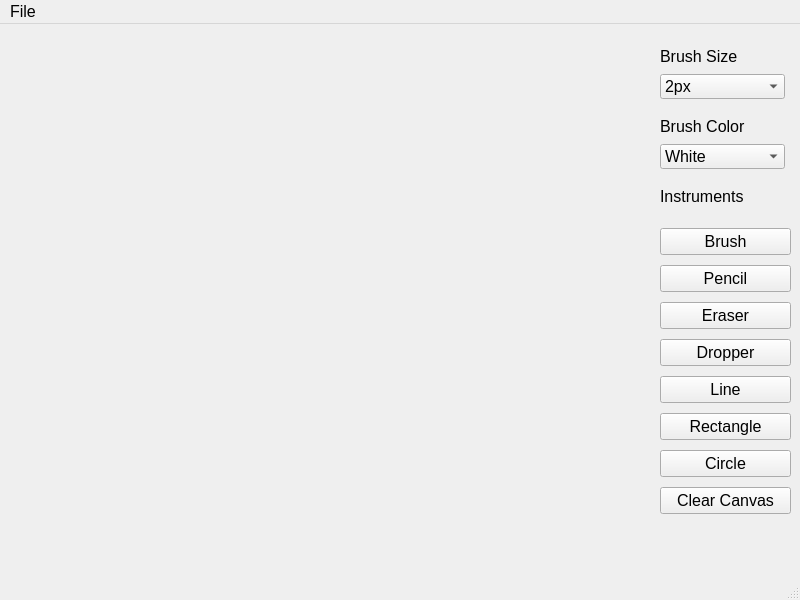
<?xml version="1.0" encoding="UTF-8"?>
<ui version="4.0">
 <class>PaintWindow</class>
 <widget class="QMainWindow" name="PaintWindow">
  <property name="geometry">
   <rect>
    <x>0</x>
    <y>0</y>
    <width>800</width>
    <height>600</height>
   </rect>
  </property>
  <property name="windowTitle">
   <string>MainWindow</string>
  </property>
  <widget class="QWidget" name="centralwidget">
   <widget class="QComboBox" name="comboBox_BrushSize">
    <property name="geometry">
     <rect>
      <x>660</x>
      <y>50</y>
      <width>125</width>
      <height>25</height>
     </rect>
    </property>
    <property name="font">
     <font>
      <pointsize>12</pointsize>
     </font>
    </property>
    <item>
     <property name="text">
      <string>2px</string>
     </property>
    </item>
    <item>
     <property name="text">
      <string>4px</string>
     </property>
    </item>
    <item>
     <property name="text">
      <string>8px</string>
     </property>
    </item>
    <item>
     <property name="text">
      <string>12px</string>
     </property>
    </item>
    <item>
     <property name="text">
      <string>16px</string>
     </property>
    </item>
    <item>
     <property name="text">
      <string>32px</string>
     </property>
    </item>
   </widget>
   <widget class="QComboBox" name="comboBox_BrushColor">
    <property name="geometry">
     <rect>
      <x>660</x>
      <y>120</y>
      <width>125</width>
      <height>25</height>
     </rect>
    </property>
    <property name="font">
     <font>
      <pointsize>12</pointsize>
     </font>
    </property>
    <item>
     <property name="text">
      <string>White</string>
     </property>
    </item>
    <item>
     <property name="text">
      <string>Black</string>
     </property>
    </item>
    <item>
     <property name="text">
      <string>Dark Gray</string>
     </property>
    </item>
    <item>
     <property name="text">
      <string>Gray</string>
     </property>
    </item>
    <item>
     <property name="text">
      <string>Light Gray</string>
     </property>
    </item>
    <item>
     <property name="text">
      <string>Red</string>
     </property>
    </item>
    <item>
     <property name="text">
      <string>Green</string>
     </property>
    </item>
    <item>
     <property name="text">
      <string>Blue</string>
     </property>
    </item>
    <item>
     <property name="text">
      <string>Cyan</string>
     </property>
    </item>
    <item>
     <property name="text">
      <string>Magenta</string>
     </property>
    </item>
    <item>
     <property name="text">
      <string>Yellow</string>
     </property>
    </item>
    <item>
     <property name="text">
      <string>Dark Red</string>
     </property>
    </item>
    <item>
     <property name="text">
      <string>Dark Green</string>
     </property>
    </item>
    <item>
     <property name="text">
      <string>Dark Blue</string>
     </property>
    </item>
    <item>
     <property name="text">
      <string>Dark Cyan</string>
     </property>
    </item>
    <item>
     <property name="text">
      <string>Dark Magenta</string>
     </property>
    </item>
    <item>
     <property name="text">
      <string>Dark Yellow</string>
     </property>
    </item>
   </widget>
   <widget class="QLabel" name="label_BrushSize">
    <property name="geometry">
     <rect>
      <x>660</x>
      <y>20</y>
      <width>100</width>
      <height>25</height>
     </rect>
    </property>
    <property name="font">
     <font>
      <pointsize>12</pointsize>
     </font>
    </property>
    <property name="text">
     <string>Brush Size</string>
    </property>
   </widget>
   <widget class="QLabel" name="label_BrushColor">
    <property name="geometry">
     <rect>
      <x>660</x>
      <y>90</y>
      <width>125</width>
      <height>25</height>
     </rect>
    </property>
    <property name="font">
     <font>
      <pointsize>12</pointsize>
     </font>
    </property>
    <property name="text">
     <string>Brush Color</string>
    </property>
   </widget>
   <widget class="QLabel" name="label_Instruments">
    <property name="geometry">
     <rect>
      <x>660</x>
      <y>160</y>
      <width>125</width>
      <height>25</height>
     </rect>
    </property>
    <property name="font">
     <font>
      <pointsize>12</pointsize>
     </font>
    </property>
    <property name="text">
     <string>Instruments</string>
    </property>
   </widget>
   <widget class="QWidget" name="verticalLayoutWidget">
    <property name="geometry">
     <rect>
      <x>660</x>
      <y>200</y>
      <width>131</width>
      <height>301</height>
     </rect>
    </property>
    <layout class="QVBoxLayout" name="verticalLayout">
     <item>
      <widget class="QPushButton" name="BrushButton">
       <property name="font">
        <font>
         <pointsize>12</pointsize>
        </font>
       </property>
       <property name="text">
        <string>Brush</string>
       </property>
       <property name="icon">
        <iconset resource="resources.qrc">
         <normaloff>:/icons/paint-brush.png</normaloff>:/icons/paint-brush.png</iconset>
       </property>
      </widget>
     </item>
     <item>
      <widget class="QPushButton" name="PenButton">
       <property name="font">
        <font>
         <pointsize>12</pointsize>
        </font>
       </property>
       <property name="text">
        <string>Pencil</string>
       </property>
       <property name="icon">
        <iconset resource="resources.qrc">
         <normaloff>:/icons/pencil.png</normaloff>:/icons/pencil.png</iconset>
       </property>
      </widget>
     </item>
     <item>
      <widget class="QPushButton" name="EraserButton">
       <property name="font">
        <font>
         <pointsize>12</pointsize>
        </font>
       </property>
       <property name="text">
        <string>Eraser</string>
       </property>
       <property name="icon">
        <iconset resource="resources.qrc">
         <normaloff>:/icons/eraser.png</normaloff>:/icons/eraser.png</iconset>
       </property>
      </widget>
     </item>
     <item>
      <widget class="QPushButton" name="DropperButton">
       <property name="font">
        <font>
         <pointsize>12</pointsize>
        </font>
       </property>
       <property name="text">
        <string>Dropper</string>
       </property>
       <property name="icon">
        <iconset resource="resources.qrc">
         <normaloff>:/icons/pipette.png</normaloff>:/icons/pipette.png</iconset>
       </property>
      </widget>
     </item>
     <item>
      <widget class="QPushButton" name="LineButton">
       <property name="font">
        <font>
         <pointsize>12</pointsize>
        </font>
       </property>
       <property name="text">
        <string>Line</string>
       </property>
       <property name="icon">
        <iconset resource="resources.qrc">
         <normaloff>:/icons/line.png</normaloff>:/icons/line.png</iconset>
       </property>
      </widget>
     </item>
     <item>
      <widget class="QPushButton" name="RectangleButton">
       <property name="font">
        <font>
         <pointsize>12</pointsize>
        </font>
       </property>
       <property name="text">
        <string>Rectangle</string>
       </property>
       <property name="icon">
        <iconset resource="resources.qrc">
         <normaloff>:/icons/rectangle.png</normaloff>:/icons/rectangle.png</iconset>
       </property>
      </widget>
     </item>
     <item>
      <widget class="QPushButton" name="CircleButton">
       <property name="font">
        <font>
         <pointsize>12</pointsize>
        </font>
       </property>
       <property name="text">
        <string>Circle</string>
       </property>
       <property name="icon">
        <iconset resource="resources.qrc">
         <normaloff>:/icons/circle.png</normaloff>:/icons/circle.png</iconset>
       </property>
      </widget>
     </item>
     <item>
      <widget class="QPushButton" name="ClearButton">
       <property name="font">
        <font>
         <pointsize>12</pointsize>
        </font>
       </property>
       <property name="text">
        <string>Clear Canvas</string>
       </property>
       <property name="icon">
        <iconset resource="resources.qrc">
         <normaloff>:/icons/clear-mop.png</normaloff>:/icons/clear-mop.png</iconset>
       </property>
      </widget>
     </item>
    </layout>
   </widget>
   <widget class="QLabel" name="label_CurentColor">
    <property name="geometry">
     <rect>
      <x>660</x>
      <y>510</y>
      <width>131</width>
      <height>25</height>
     </rect>
    </property>
    <property name="font">
     <font>
      <pointsize>12</pointsize>
     </font>
    </property>
    <property name="text">
     <string/>
    </property>
   </widget>
  </widget>
  <widget class="QMenuBar" name="menubar">
   <property name="geometry">
    <rect>
     <x>0</x>
     <y>0</y>
     <width>800</width>
     <height>27</height>
    </rect>
   </property>
   <property name="font">
    <font>
     <pointsize>12</pointsize>
    </font>
   </property>
   <widget class="QMenu" name="menuSave">
    <property name="font">
     <font>
      <pointsize>12</pointsize>
     </font>
    </property>
    <property name="title">
     <string>File</string>
    </property>
    <addaction name="actionOpen"/>
    <addaction name="actionSaveImageAs"/>
    <addaction name="actionSave_to_my_files"/>
    <addaction name="actionOpen_from_my_files"/>
   </widget>
   <addaction name="menuSave"/>
  </widget>
  <widget class="QStatusBar" name="statusbar"/>
  <action name="actionSave">
   <property name="text">
    <string>Save</string>
   </property>
   <property name="font">
    <font>
     <pointsize>12</pointsize>
    </font>
   </property>
  </action>
  <action name="actionSaveImageAs">
   <property name="text">
    <string>Save As...</string>
   </property>
   <property name="font">
    <font>
     <pointsize>12</pointsize>
    </font>
   </property>
  </action>
  <action name="actionOpen">
   <property name="text">
    <string>Open</string>
   </property>
   <property name="font">
    <font>
     <pointsize>12</pointsize>
    </font>
   </property>
  </action>
  <action name="actionSave_to_my_files">
   <property name="text">
    <string>Save to your Folder</string>
   </property>
   <property name="font">
    <font>
     <pointsize>12</pointsize>
    </font>
   </property>
  </action>
  <action name="actionOpen_from_my_files">
   <property name="text">
    <string>Open from your files</string>
   </property>
   <property name="font">
    <font>
     <pointsize>12</pointsize>
    </font>
   </property>
  </action>
  <action name="actionExit">
   <property name="text">
    <string>Exit App</string>
   </property>
   <property name="font">
    <font>
     <pointsize>12</pointsize>
    </font>
   </property>
  </action>
 </widget>
 <resources>
  <include location="resources.qrc"/>
 </resources>
 <connections/>
</ui>
